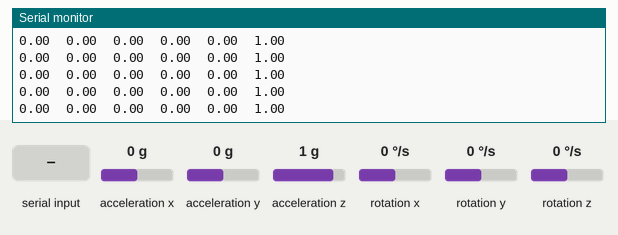
Simulated run of this sketch. Board: Arduino Nano 33 BLE. Shown: the last lines printed to the serial monitor. The inputs (shaded band) are chosen by the test bench; at power-on: acceleration x 0 g, acceleration y 0 g, acceleration z 1 g, rotation x 0 °/s, rotation y 0 °/s, rotation z 0 °/s.

Above: at 1.2 s.
1.3 s: "R" received over Serial
2.8 s: acceleration x set to -1.4 g
At 3.5 s:
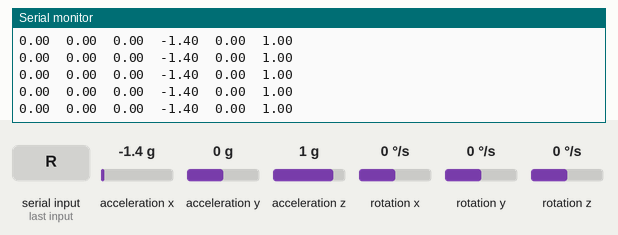
4.3 s: acceleration y set to -1.4 g
At 4.9 s:
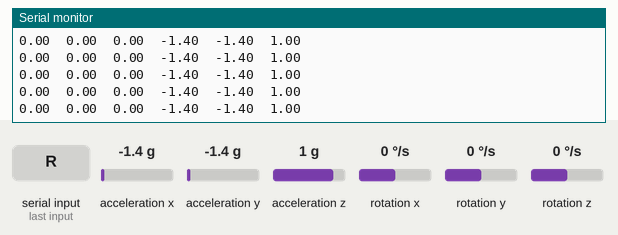
5.8 s: acceleration z set to -1.4 g
At 6.6 s:
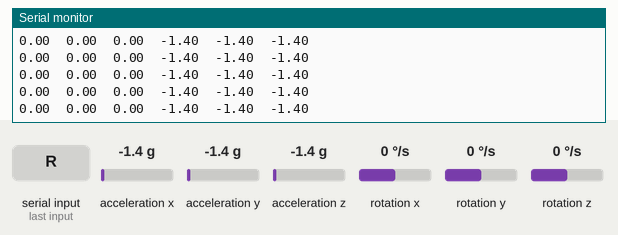

The sketch:

Arduino_IMU.ino
```cpp
#include "Arduino_BMI270_BMM150.h"

float gx, gy, gz, ax, ay, az;  // Raw gyro and accelerometer data

void setup() {
  Serial.begin(115200);
  while (!Serial);
  Serial.println("Started");

  if (!IMU.begin()) {
    Serial.println("Failed to initialize IMU!");
    while (1);
  }

  Serial.println("IMU Initialized");
}

void resetIMU() {
  // Reinitialize the IMU to reset internal states
  if (!IMU.begin()) {
    Serial.println("Failed to reinitialize IMU!");
  } else {
    Serial.println("IMU Reset Complete");
  }
}

void loop() {
  // responding to reset ('R') command from python if needed:
  if (Serial.available()) {
    char command = Serial.read();
    if (command == 'R') {
      resetIMU();  // Reset IMU if 'R' command is received
      // return;  // use if I want to Skip the rest of the loop this cycle
    }
  }

  // Read raw gyroscope data
  if (IMU.gyroscopeAvailable()) {
    IMU.readGyroscope(gx, gy, gz);
  }

  // Read raw accelerometer data
  if (IMU.accelerationAvailable()) {
    IMU.readAcceleration(ax, ay, az);
  }

  // Send raw data to the serial monitor
  Serial.print(gx);
  Serial.print("\t");
  Serial.print(gy);
  Serial.print("\t");
  Serial.print(gz);
  Serial.print("\t");
  Serial.print(ax);
  Serial.print("\t");
  Serial.print(ay);
  Serial.print("\t");
  Serial.println(az);

}
```

Measured:
- after the input at 2.8 s, the serial monitor: prints a new line at once (image 1)
- after the input at 4.3 s, the serial monitor: prints a new line at once (image 2)
- after the input at 5.8 s, the serial monitor: prints a new line at once (image 3)
